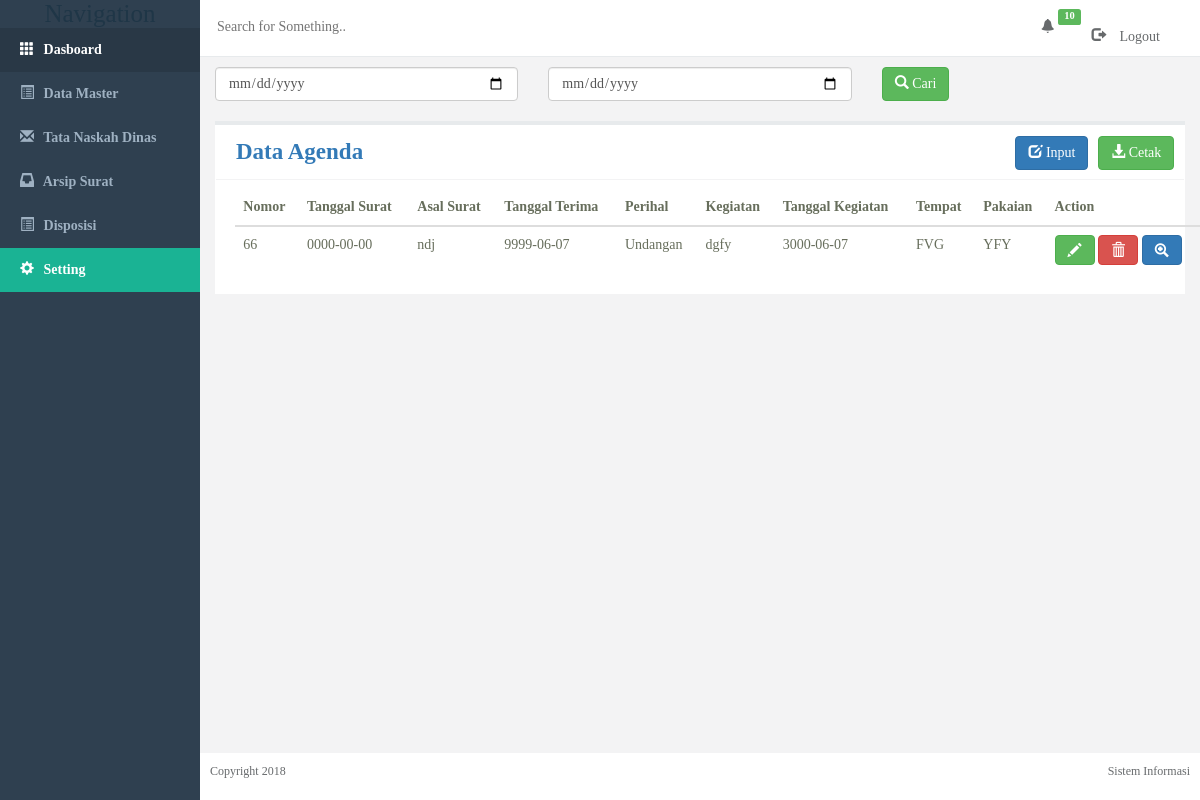
Screenshot of /cari_agenda_tgl.php (signed in) with the database file from the repository.
### tables this page shows
CREATE TABLE `agenda` (
  `id` int(11) NOT NULL,
  `nomor` varchar(10) NOT NULL,
  `tgl_surat` date NOT NULL,
  `asal_surat` varchar(25) NOT NULL,
  `tgl_terima` date NOT NULL,
  `perihal` varchar(100) NOT NULL,
  `giat` varchar(100) NOT NULL,
  `tgl_giat` date NOT NULL,
  `tempat` varchar(50) NOT NULL,
  `pakaian` varchar(50) NOT NULL,
  `uploader` varchar(30) NOT NULL,
  `file_agenda` varchar(100) NOT NULL
);

### functions/header.php (called while the page is built, shortened)
<?php
$pdo = new PDO("mysql:host=localhost;dbname=arsip_renmin", 'root', '');
  $new_data = $pdo->query("select * from notifications where read_n=1");
  $count = $new_data->rowCount();
?>

### core/init.php (called while the page is built, shortened)
<?php
require_once "functions/db.php";
require_once "functions/blog.php";
require_once "functions/header.php";
?>

### functions/blog.php (called while the page is built, shortened)
<?php
function result($query){
global $link;
 if($result = mysqli_query($link, $query) or die ('gagal menampilkan data')){
 	return $result;
  }
}
function cari_agenda_tgl($tgl_surat_mulai, $tgl_surat_selesai){
 	$query = "SELECT * FROM agenda WHERE tgl_surat BETWEEN '$tgl_surat_mulai' AND '$tgl_surat_selesai'";
	return result($query);
 }
?>

### cari_agenda_tgl.php (the view, shortened to what this page needs)
<?php
require_once "core/init.php";
$articles2 = tampilkan_agenda();
if(isset($_GET)){
  $tgl_surat_mulai     = $_GET['tgl_surat_mulai'];
  $tgl_surat_selesai   = $_GET['tgl_surat_selesai'];
  $articles2 = cari_agenda_tgl($tgl_surat_mulai, $tgl_surat_selesai);
}
?>
<!doctype html>
<html lang="en">
  <head>
    <link rel="stylesheet" href="vendor/bootstrap-3.3.7-dist/css/bootstrap.min.css">
    <link rel="stylesheet" type="text/css" href="vendor/admin/css/default.css">
  </head>
  <body>
    <div class="container-fluid display-table">
      <div class="row display-table-row">
        <?php require_once 'sidemenu.php'; ?>
        <div class="col-md-10 col-sm-11 display-table-cell  valign-top">
          <div class="row">
            <header id="nav-header" class="clearfix">
              <div class="col-md-5">
              <form action="cari_agenda.php" method="get">
                <input type="text" name="cari" class="hidden-sn hidden-xs" id="header-search-field" placeholder="Search for Something..">
              </form>
              </div>
             <div class="col-md-7">
                 <ul>
                  <div class="dropdown pull-right">
                  <li class="fixed-width">
                   <button class="dropbtn "><span class="glyphicon glyphicon-bell" id="notif"></span></button>
                         <span class="label label-success">  <?php echo "$count"; ?></span>
                  </li>
                </div>
               </ul>
             </div>
                  <li id="logout" class="pull-right">
                    <a href="logout.php" class="logout">
                        <span class="glyphicon glyphicon-log-out"><span>
                        Logout
                    </a>
                  </li>
            </header>
        </div>
        <form action="cari_agenda_tgl.php" method="get">
        <div class="row" id="caridata">
          <div class="col-sm-4"> <input type="date" class="form-control" name="tgl_surat_mulai" placeholder="Tanggal Mulai" required> </div>
          <div class="col-sm-4"> <input type="date" class="form-control" name="tgl_surat_selesai" placeholder="Tanggal Selesai" required></div>
           <div class="col-sm-4">  <button type="submit" class="btn btn-success" id="btncari" > <span class="glyphicon glyphicon-search"></span> Cari  </button>  </div>
        </div>
      </form>
         <div id="content">
            <nav id="navbar-example" class="navbar navbar-light bg-light">
              <header>
                <a href="cetakAgenda.php"> <button type="submit" class="btn btn-success pull-right"  name="submit" value="Cetak Data" id="btncetak"> <span class="glyphicon glyphicon-download-alt"></span> Cetak  </button> </a>
                 <?php if($_SESSION['status'] == 1
                    || $_SESSION['status'] == 0  || $_SESSION['status'] == 3  ): ?><a href="inputAgenda.php">  <button type="submit" class="btn btn-primary pull-right"  name="submit" value="Input Data" id="btninput"> <span class="glyphicon glyphicon-edit"></span> Input </button></a>
                  <?php endif;  ?>
                <p class="page_title"><a href="lihatAgenda.php"> Data Agenda </a></p>
              </header>
            <table class="table table-hover">
              <thead>
                  <tr>
                    <th scope="col">Nomor</th>
                    <th scope="col">Tanggal Surat</th>
                    <th scope="col">Asal Surat</th>
                    <th scope="col">Tanggal Terima</th>
                    <th scope="col">Perihal</th>
                    <th scope="col">Kegiatan</th>
                    <th scope="col">Tanggal Kegiatan</th>
                    <th scope="col">Tempat</th>
                    <th scope="col">Pakaian</th>
                    <th scope="col">Action</th>
                  </tr>
              </thead>
              <tbody>
              <?php while($row = mysqli_fetch_assoc($articles2)): ?>
                <tr>
                  <td><?=  $row ['nomor'] ?></td>
                  <td><?=  $row ['tgl_surat'] ?></td>
                  <td><?=  $row ['asal_surat'] ?></td>
                  <td><?=  $row ['tgl_terima'] ?></td>
                  <td><?=  $row ['perihal'] ?></td>
                  <td><?=  $row ['giat'] ?></td>
                  <td><?=  $row ['tgl_giat'] ?></td>
                  <td><?=  $row ['tempat'] ?></td>
                  <td><?=  $row ['pakaian'] ?></td>
                  <td>
                   <?php if($_SESSION['status'] == 1
                    || $_SESSION['status'] == 0
                 ): ?>
                   <a href="editAgenda.php?id=<?php echo $row['id']; ?>"> <button class="btn btn-success" id="edit"> <span class="glyphicon glyphicon-pencil"></span></button></a>
                   <a href="hapusAgenda.php?id=<?php echo $row['id']; ?>" onClick="return confirm('Apakah Anda Yakin Ingin Menghapus Data?')"><button class="btn btn-danger" id="hapus"> <span class="glyphicon glyphicon-trash"></span></button></a>
                   <a href="detailAgenda.php?id=<?php echo $row['id']; ?>"> <button class="btn btn-primary" id="edit"> <span class="glyphicon glyphicon-zoom-in"></span></button></a>
                  <?php endif;  ?>
                 </td>
                </tr>
              <?php endwhile; ?>
              </tbody>
            </table>
          </nav>
         </div>
        <?php require_once 'footer.php'; ?>
  </body>
  </body>
</html>

### sidemenu.php (shortened to what this page needs)
<?php
require_once "core/init.php";
?>
        <div class="col-md-2 col-sm-1 hidden-xs display-table-cell valign-top" id="side-menu">
          <h1 class="hidden-xs hidden-sm">Navigation</h1>
          <ul>
            <li class="link active">
              <a href="index.php">
                <span class="glyphicon glyphicon-th" aria-hidden="true"></span>
                <span class="hidden-sm hidden-xs">Dasboard</span>
              </a>
            </li>
            <?php if($_SESSION['status'] == 0): ?>
	            <li class="link">
	              <a href="#collapse-post" data-toggle="collapse" aria-controls="collapse-post">
	                <span class="glyphicon glyphicon-list-alt" aria-hidden="true"></span>
	                <span class="hidden-sm hidden-xs">Data Master</span>
	              </a>
	            </li>
            <?php endif; ?>
              <?php if($_SESSION['status'] == 0 || $_SESSION['status'] == 1 || $_SESSION['status'] == 3 || $_SESSION['status'] == 2): ?>
	            <li class="link">
	              <a href="#collapse-tatanaskah" data-toggle="collapse" aria-controls="collapse-comments">
	                <span class="glyphicon glyphicon-envelope" aria-hidden="true"></span>
	                <span class="hidden-sm hidden-xs">Tata Naskah Dinas</span>
	              </a>
	            </li>
	            <?php endif; ?>
            <?php if($_SESSION['status'] == 0 || $_SESSION['status'] == 1 || $_SESSION['status'] == 3): ?>
 				<li class="link">
	              <a href="#collapse-arsip" data-toggle="collapse" aria-controls="collapse-comments">
	                <span class="glyphicon glyphicon-inbox" aria-hidden="true"></span>
	                <span class="hidden-sm hidden-xs">Arsip Surat</span>
	              </a>
	            </li>
        	<?php endif; ?>
            <?php if($_SESSION['status'] == 0 || $_SESSION['status'] == 2 || $_SESSION['status'] == 4 || $_SESSION['status'] == 1): ?>
            	<li class="link">
	              <a href="lihatDataDisposisi.php">
	                <span class="glyphicon glyphicon-list-alt" aria-hidden="true"></span>
	                <span class="hidden-sm hidden-xs">Disposisi</span>
	              </a>
	            </li>
	        <?php endif; ?>
            <li class="link settings-btn">
	         <a href="setting.php">
                <span class="glyphicon glyphicon-cog" aria-hidden="true"></span>
                <span class="hidden-sm hidden-xs">Setting</span>
              </a>
            </li>
          </ul>
        </div>

### footer.php (shortened to what this page needs)
<?php
require_once "core/init.php";
?>
	<div class="row">
          <footer id="admin-footer" class="clearfix">
            <div class="pull-left"><p> Copyright 2018 </p></div>
            <div class="pull-right"><p> Sistem Informasi </p></div>
          </footer>
      </div>

### cari_agenda_tgl.php (style rules this page uses)
.table-hover { margin-left: 2%; margin-top: 1%; }
#edit { width: 40px; height: 30px; }
#hapus { width: 40px; height: 30px; }
#btninput { margin-right: 1%; }
#btncetak { margin-right: 1%; }
#caridata { margin-top: 1%; }
.dropbtn { background-color: white; color: grey; font-size: 14px; border: none; cursor: pointer; }
.dropdown { position: relative; display: inline-block; margin-right: 19%; }
#logout { list-style-type: none; margin-top: -3%; margin-right: 4%; }

### sidemenu.php (style rules this page uses)
#side-menu { background-color: #2f4050; padding:0px; height: 100%; }

### rows the page displays
agenda: nomor "66", tgl_surat "0000-00-00", asal_surat "ndj", tgl_terima "9999-06-07", perihal "Undangan", giat "dgfy", tgl_giat "3000-06-07", tempat "FVG", pakaian "YFY"

### other values shown
$count "10"
